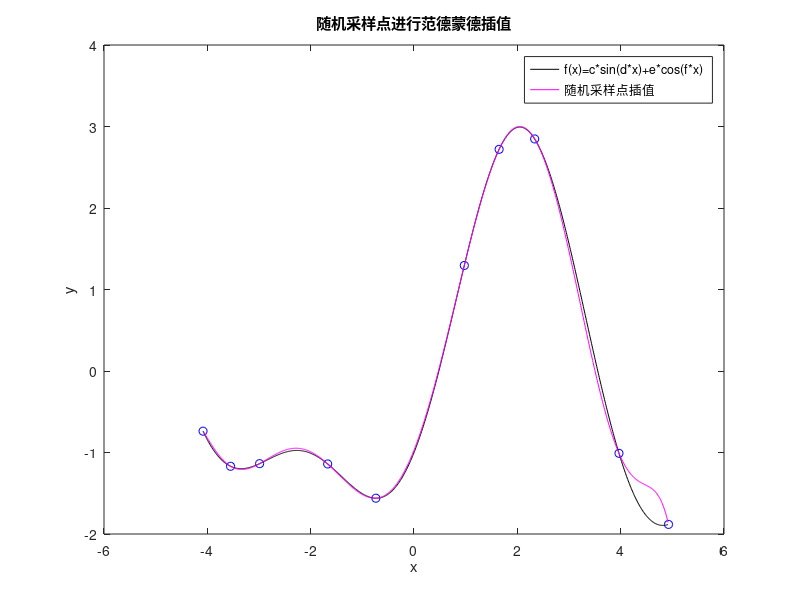

This figure's MATLAB source:
clc
clear
close

%% 初始化参数
a = -5;                     % 左边界
b = 5;                      % 右边界
c = 2;
d = 0.8;
e = -1;
f = 1.5;
p = a:b-1;
q = a+1:b;
xi = unifrnd(p,q);          % 在(a,a+1)(a+1,a+2)...(b-1,b)中分别产生一个随机数
yi = c*sin(d*xi)+e*cos(f*xi);   % 准确的函数值
plot(xi,yi,'bo');           % 绘制散点图
hold on
xlabel('x')
ylabel('y')
title('随机采样点进行范德蒙德插值')
hold on
resX0 = xi(1):0.01:xi(end);
resY0 = c*sin(d*resX0)+e*cos(f*resX0);
h0 = plot(resX0,resY0,'k');
hold on

%% 范德蒙德多项式插值
A = vander(xi);             % 利用范德蒙德矩阵生成插值多项式系数矩阵
resY1 = yi';
B = [A,resY1];              % 生成增广矩阵
C = rref(B);                % 化简，解方程组
D = C(:,end);
resX1 = xi(1):0.01:xi(end); % 绘制拟合曲线
resY1 = polyval(D,resX1);   % 写出拟合曲线方程
h1 = plot(resX1,resY1,'m');
hold on
legend([h0,h1],'f(x)=c*sin(d*x)+e*cos(f*x)','随机采样点插值')

%% 计算平均误差
m = 20;                     % 实验点的个数
testxi = linspace(a+1,b-1,m);   % 在[a,b]之间共取m个实验点
testyi = c*sin(d*testxi)+e*cos(f*testxi);
testlen = length(testxi);
testY1 = polyval(D,testxi);
testerror = testyi-testY1;
% disp(testerror1);
Aver_error = 0;             % 平均误差
for i=1:testlen
    Aver_error = Aver_error+abs(testerror(i));
end
Aver_error = Aver_error/testlen;
disp(Aver_error);